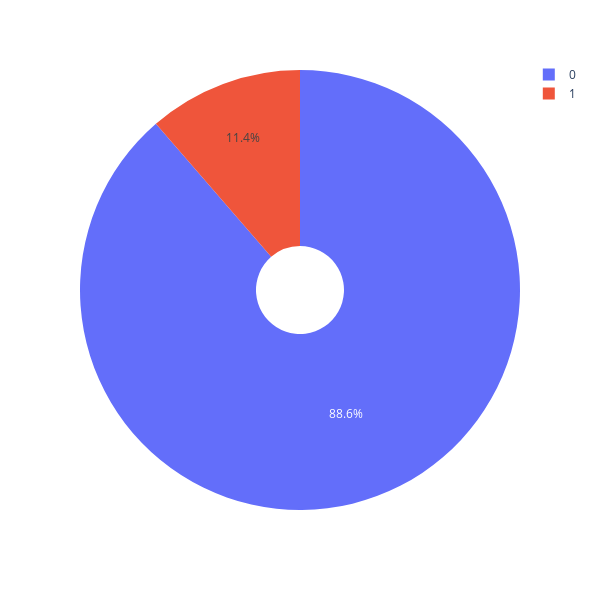

Write notebook code for a chart like this one.
### Code cell
px.pie(df['is_commercial'].value_counts(),values=df['is_commercial'].value_counts(),
names=df['is_commercial'].value_counts().index,hole=0.2,width=600,height=600).show()

### Figure 1 — Plotly figure (JSON) as saved in the notebook; plotly's stock layout.template omitted (floating-point values rounded to 4 significant figures)
{"data": [{"domain": {"x": [0, 1], "y": [0, 1]}, "hole": 0.2, "hovertemplate": "label=%{label}<br>count=%{value}<extra></extra>", "labels": [0.0, 1.0], "legendgroup": "", "name": "", "showlegend": true, "type": "pie", "values": [3408, 437]}], "layout": {"height": 600, "legend": {"tracegroupgap": 0}, "margin": {"t": 60}, "width": 600}}
